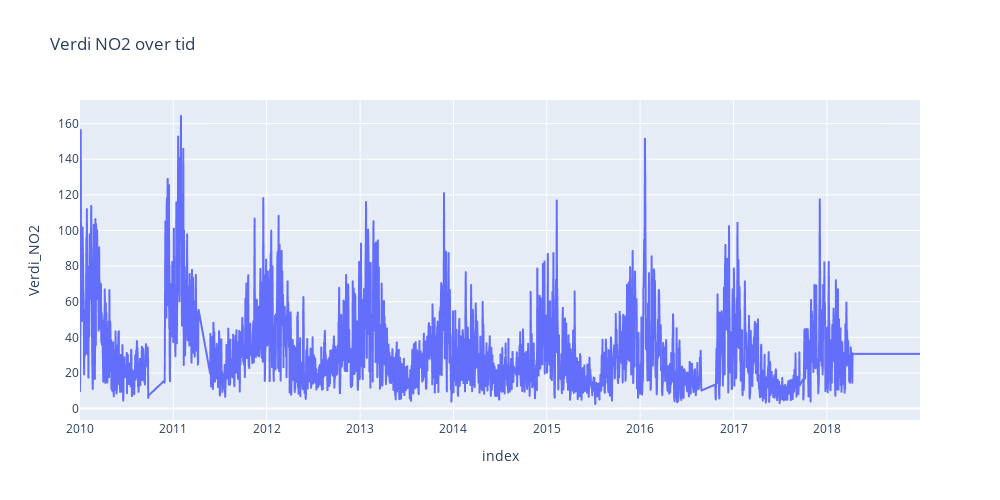
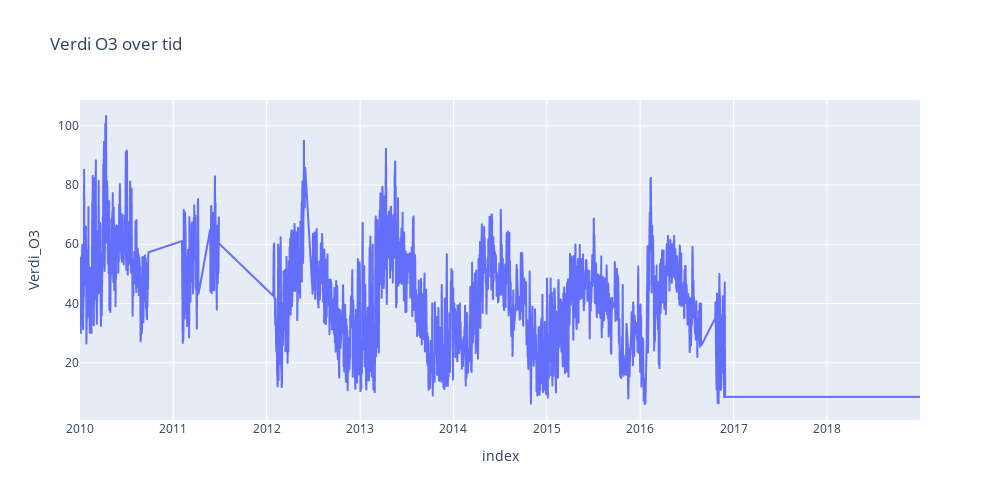
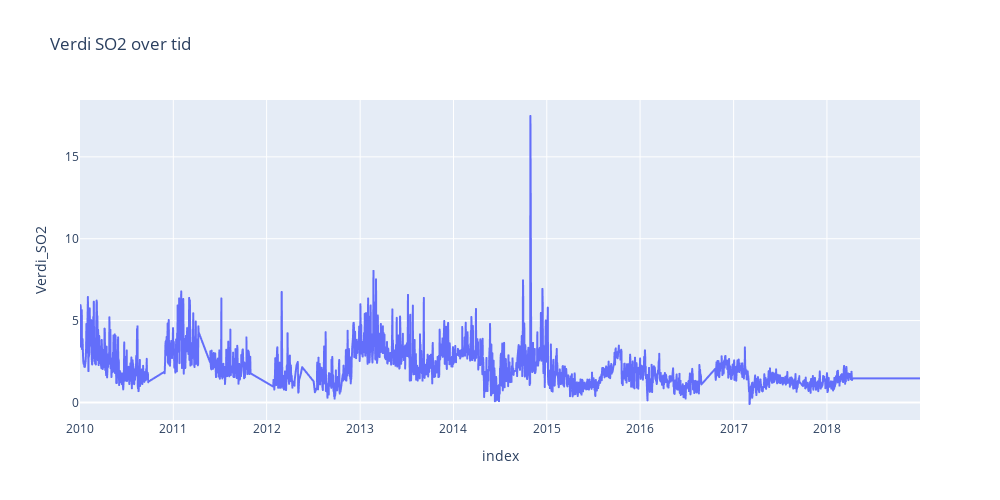

The code cell stored with these charts, in order, in its notebook:
### Code cell
import json
import plotly.express as px
import pandas as pd


# Lese JSON-filen
with open("../data/clean_data/clean_air_quality_nilu_oslo.json", "r", encoding="utf-8") as file:
    data = json.load(file)

# Konverter JSON-dataene til en Pandas DataFrame
df = pd.DataFrame(data)

# Konverter "index" til datetime-format
df["index"] = pd.to_datetime(df["index"])

# Lag linjediagram for Verdi_NO2
fig_no2 = px.line(df, x="index", y="Verdi_NO2", title="Verdi NO2 over tid", width=1000, height=500)
fig_no2.show()

# Lag linjediagram for Verdi_O3
fig_o3 = px.line(df, x="index", y="Verdi_O3", title="Verdi O3 over tid", width=1000, height=500)
fig_o3.show()

# Lag linjediagram for Verdi_SO2
fig_so2 = px.line(df, x="index", y="Verdi_SO2", title="Verdi SO2 over tid", width=1000, height=500)
fig_so2.show()

### Figure 1 — Plotly figure (JSON) as saved in the notebook; plotly's stock layout.template omitted (floating-point values rounded to 4 significant figures; data arrays with more than 128 entries replaced by an {"elided": "..."} marker saying what was removed)
{"data": [{"hovertemplate": "index=%{x}<br>Verdi_NO2=%{y}<extra></extra>", "legendgroup": "", "line": {"color": "#636efa", "dash": "solid"}, "marker": {"symbol": "circle"}, "mode": "lines", "name": "", "showlegend": false, "type": "scattergl", "x": {"elided": "3287 str values"}, "xaxis": "x", "y": {"elided": "3287 float values"}, "yaxis": "y"}], "layout": {"height": 500, "legend": {"tracegroupgap": 0}, "title": {"text": "Verdi NO2 over tid"}, "width": 1000, "xaxis": {"anchor": "y", "domain": [0, 1], "title": {"text": "index"}}, "yaxis": {"anchor": "x", "domain": [0, 1], "title": {"text": "Verdi_NO2"}}}}

### Figure 2 — Plotly figure (JSON) as saved in the notebook; plotly's stock layout.template omitted (floating-point values rounded to 4 significant figures; data arrays with more than 128 entries replaced by an {"elided": "..."} marker saying what was removed)
{"data": [{"hovertemplate": "index=%{x}<br>Verdi_O3=%{y}<extra></extra>", "legendgroup": "", "line": {"color": "#636efa", "dash": "solid"}, "marker": {"symbol": "circle"}, "mode": "lines", "name": "", "showlegend": false, "type": "scattergl", "x": {"elided": "3287 str values"}, "xaxis": "x", "y": {"elided": "3287 float values"}, "yaxis": "y"}], "layout": {"height": 500, "legend": {"tracegroupgap": 0}, "title": {"text": "Verdi O3 over tid"}, "width": 1000, "xaxis": {"anchor": "y", "domain": [0, 1], "title": {"text": "index"}}, "yaxis": {"anchor": "x", "domain": [0, 1], "title": {"text": "Verdi_O3"}}}}

### Figure 3 — Plotly figure (JSON) as saved in the notebook; plotly's stock layout.template omitted (floating-point values rounded to 4 significant figures; data arrays with more than 128 entries replaced by an {"elided": "..."} marker saying what was removed)
{"data": [{"hovertemplate": "index=%{x}<br>Verdi_SO2=%{y}<extra></extra>", "legendgroup": "", "line": {"color": "#636efa", "dash": "solid"}, "marker": {"symbol": "circle"}, "mode": "lines", "name": "", "showlegend": false, "type": "scattergl", "x": {"elided": "3287 str values"}, "xaxis": "x", "y": {"elided": "3287 float values"}, "yaxis": "y"}], "layout": {"height": 500, "legend": {"tracegroupgap": 0}, "title": {"text": "Verdi SO2 over tid"}, "width": 1000, "xaxis": {"anchor": "y", "domain": [0, 1], "title": {"text": "index"}}, "yaxis": {"anchor": "x", "domain": [0, 1], "title": {"text": "Verdi_SO2"}}}}
